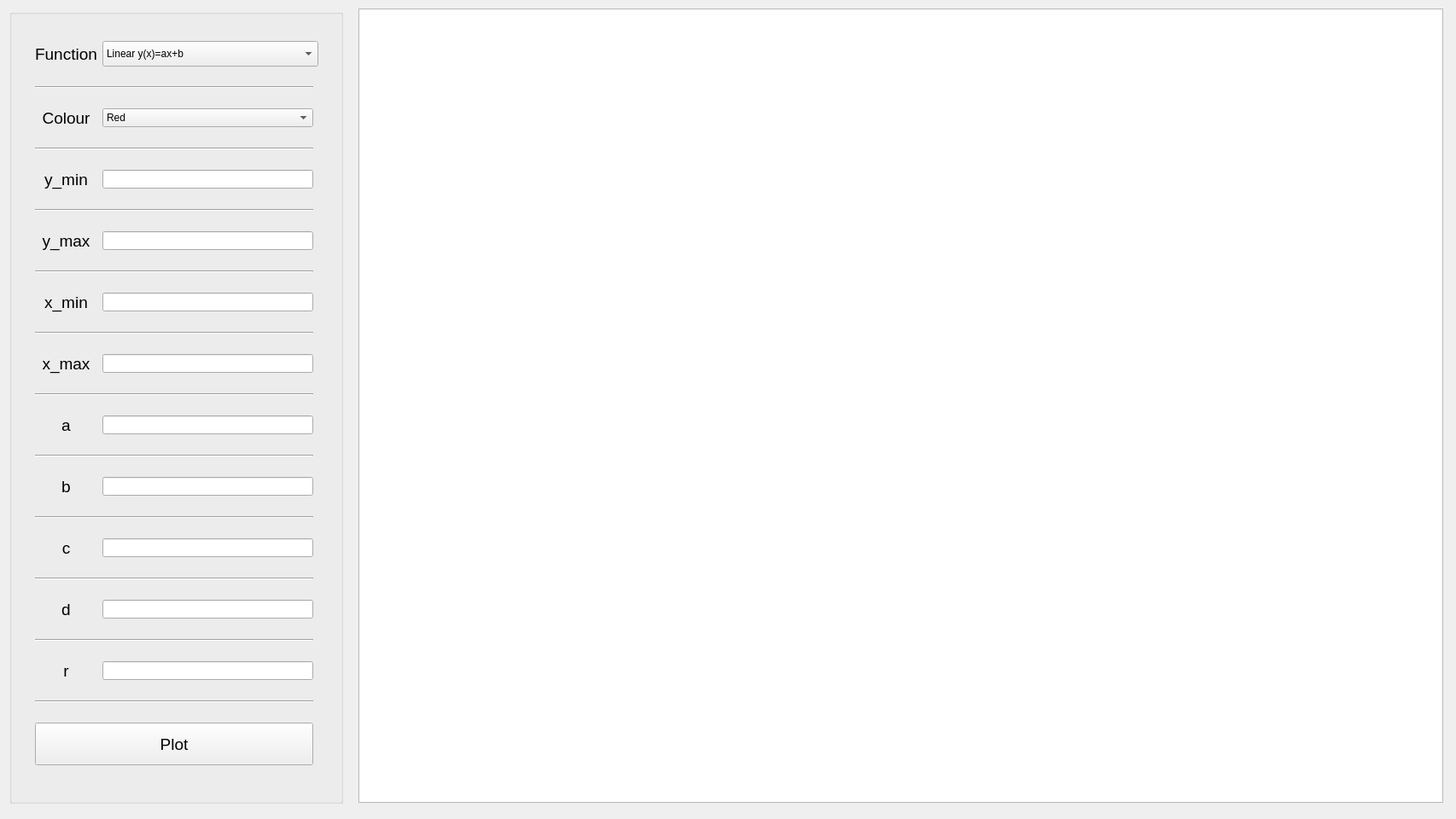
<?xml version="1.0" encoding="UTF-8"?>
<ui version="4.0">
 <class>Widget</class>
 <widget class="QWidget" name="Widget">
  <property name="geometry">
   <rect>
    <x>0</x>
    <y>0</y>
    <width>1706</width>
    <height>960</height>
   </rect>
  </property>
  <property name="sizePolicy">
   <sizepolicy hsizetype="Fixed" vsizetype="Fixed">
    <horstretch>0</horstretch>
    <verstretch>0</verstretch>
   </sizepolicy>
  </property>
  <property name="windowTitle">
   <string>Function plotting</string>
  </property>
  <widget class="QGroupBox" name="groupBox">
   <property name="enabled">
    <bool>true</bool>
   </property>
   <property name="geometry">
    <rect>
     <x>11</x>
     <y>11</y>
     <width>391</width>
     <height>931</height>
    </rect>
   </property>
   <property name="title">
    <string notr="true"/>
   </property>
   <property name="alignment">
    <set>Qt::AlignCenter</set>
   </property>
   <property name="flat">
    <bool>false</bool>
   </property>
   <widget class="QWidget" name="gridLayoutWidget">
    <property name="geometry">
     <rect>
      <x>30</x>
      <y>20</y>
      <width>332</width>
      <height>891</height>
     </rect>
    </property>
    <layout class="QGridLayout" name="gridLayout">
     <item row="8" column="0">
      <widget class="QLabel" name="label_7">
       <property name="font">
        <font>
         <pointsize>14</pointsize>
        </font>
       </property>
       <property name="text">
        <string>x_min</string>
       </property>
       <property name="alignment">
        <set>Qt::AlignCenter</set>
       </property>
      </widget>
     </item>
     <item row="7" column="0" colspan="2">
      <widget class="Line" name="line_7">
       <property name="orientation">
        <enum>Qt::Horizontal</enum>
       </property>
      </widget>
     </item>
     <item row="11" column="0" colspan="2">
      <widget class="Line" name="line_5">
       <property name="orientation">
        <enum>Qt::Horizontal</enum>
       </property>
      </widget>
     </item>
     <item row="14" column="0">
      <widget class="QLabel" name="label_3">
       <property name="font">
        <font>
         <pointsize>14</pointsize>
        </font>
       </property>
       <property name="text">
        <string>b</string>
       </property>
       <property name="alignment">
        <set>Qt::AlignCenter</set>
       </property>
      </widget>
     </item>
     <item row="6" column="1">
      <widget class="QLineEdit" name="lineEdit_2">
       <property name="text">
        <string/>
       </property>
       <property name="alignment">
        <set>Qt::AlignCenter</set>
       </property>
      </widget>
     </item>
     <item row="3" column="0" colspan="2">
      <widget class="Line" name="line_8">
       <property name="orientation">
        <enum>Qt::Horizontal</enum>
       </property>
      </widget>
     </item>
     <item row="22" column="0" colspan="2">
      <widget class="QPushButton" name="pushButton">
       <property name="sizePolicy">
        <sizepolicy hsizetype="Minimum" vsizetype="Maximum">
         <horstretch>0</horstretch>
         <verstretch>0</verstretch>
        </sizepolicy>
       </property>
       <property name="maximumSize">
        <size>
         <width>16777215</width>
         <height>50</height>
        </size>
       </property>
       <property name="font">
        <font>
         <pointsize>14</pointsize>
        </font>
       </property>
       <property name="text">
        <string>Plot</string>
       </property>
      </widget>
     </item>
     <item row="19" column="0" colspan="2">
      <widget class="Line" name="line_2">
       <property name="orientation">
        <enum>Qt::Horizontal</enum>
       </property>
      </widget>
     </item>
     <item row="12" column="0">
      <widget class="QLabel" name="label">
       <property name="font">
        <font>
         <pointsize>14</pointsize>
        </font>
       </property>
       <property name="text">
        <string>a</string>
       </property>
       <property name="alignment">
        <set>Qt::AlignCenter</set>
       </property>
      </widget>
     </item>
     <item row="15" column="0" colspan="2">
      <widget class="Line" name="line_3">
       <property name="orientation">
        <enum>Qt::Horizontal</enum>
       </property>
      </widget>
     </item>
     <item row="20" column="1">
      <widget class="QLineEdit" name="lineEdit_17">
       <property name="alignment">
        <set>Qt::AlignCenter</set>
       </property>
      </widget>
     </item>
     <item row="0" column="0">
      <widget class="QLabel" name="label_2">
       <property name="font">
        <font>
         <pointsize>14</pointsize>
        </font>
       </property>
       <property name="text">
        <string>Function</string>
       </property>
       <property name="alignment">
        <set>Qt::AlignCenter</set>
       </property>
      </widget>
     </item>
     <item row="6" column="0">
      <widget class="QLabel" name="label_9">
       <property name="font">
        <font>
         <pointsize>14</pointsize>
        </font>
       </property>
       <property name="text">
        <string>y_max</string>
       </property>
       <property name="alignment">
        <set>Qt::AlignCenter</set>
       </property>
      </widget>
     </item>
     <item row="1" column="0" colspan="2">
      <widget class="Line" name="line_10">
       <property name="orientation">
        <enum>Qt::Horizontal</enum>
       </property>
      </widget>
     </item>
     <item row="13" column="0" colspan="2">
      <widget class="Line" name="line_4">
       <property name="orientation">
        <enum>Qt::Horizontal</enum>
       </property>
      </widget>
     </item>
     <item row="18" column="1">
      <widget class="QLineEdit" name="lineEdit_8">
       <property name="alignment">
        <set>Qt::AlignCenter</set>
       </property>
      </widget>
     </item>
     <item row="9" column="0" colspan="2">
      <widget class="Line" name="line_6">
       <property name="orientation">
        <enum>Qt::Horizontal</enum>
       </property>
      </widget>
     </item>
     <item row="16" column="1">
      <widget class="QLineEdit" name="lineEdit_7">
       <property name="alignment">
        <set>Qt::AlignCenter</set>
       </property>
      </widget>
     </item>
     <item row="0" column="1" colspan="2">
      <widget class="QComboBox" name="comboBox">
       <property name="sizePolicy">
        <sizepolicy hsizetype="Maximum" vsizetype="Maximum">
         <horstretch>0</horstretch>
         <verstretch>0</verstretch>
        </sizepolicy>
       </property>
       <property name="maximumSize">
        <size>
         <width>300</width>
         <height>30</height>
        </size>
       </property>
       <property name="font">
        <font>
         <pointsize>9</pointsize>
        </font>
       </property>
       <item>
        <property name="text">
         <string>Linear y(x)=ax+b</string>
        </property>
       </item>
       <item>
        <property name="text">
         <string>Quadratic y(x)=ax^2+bx+c</string>
        </property>
       </item>
       <item>
        <property name="text">
         <string>Cubic y(x)=ax^3+bx^2+cx+d</string>
        </property>
       </item>
       <item>
        <property name="text">
         <string>Circle x^2 + y^2 = r^2</string>
        </property>
       </item>
       <item>
        <property name="text">
         <string>Ellipse x^2/a^2 + y^2/b^2 = 1</string>
        </property>
       </item>
       <item>
        <property name="text">
         <string>Exponential e^x</string>
        </property>
       </item>
       <item>
        <property name="text">
         <string>у(x)= ax^b+sin(cx)</string>
        </property>
       </item>
      </widget>
     </item>
     <item row="17" column="0" colspan="2">
      <widget class="Line" name="line">
       <property name="orientation">
        <enum>Qt::Horizontal</enum>
       </property>
      </widget>
     </item>
     <item row="2" column="1">
      <widget class="QComboBox" name="comboBox_2">
       <item>
        <property name="text">
         <string>Red</string>
        </property>
       </item>
       <item>
        <property name="text">
         <string>Green</string>
        </property>
       </item>
       <item>
        <property name="text">
         <string>Blue</string>
        </property>
       </item>
       <item>
        <property name="text">
         <string>Cyan</string>
        </property>
       </item>
       <item>
        <property name="text">
         <string>Magenta</string>
        </property>
       </item>
       <item>
        <property name="text">
         <string>Yellow</string>
        </property>
       </item>
      </widget>
     </item>
     <item row="10" column="1">
      <widget class="QLineEdit" name="lineEdit_4">
       <property name="text">
        <string/>
       </property>
       <property name="alignment">
        <set>Qt::AlignCenter</set>
       </property>
      </widget>
     </item>
     <item row="4" column="0">
      <widget class="QLabel" name="label_8">
       <property name="font">
        <font>
         <pointsize>14</pointsize>
        </font>
       </property>
       <property name="text">
        <string>y_min</string>
       </property>
       <property name="alignment">
        <set>Qt::AlignCenter</set>
       </property>
      </widget>
     </item>
     <item row="5" column="0" colspan="2">
      <widget class="Line" name="line_9">
       <property name="orientation">
        <enum>Qt::Horizontal</enum>
       </property>
      </widget>
     </item>
     <item row="16" column="0">
      <widget class="QLabel" name="label_4">
       <property name="font">
        <font>
         <pointsize>14</pointsize>
        </font>
       </property>
       <property name="text">
        <string>c</string>
       </property>
       <property name="alignment">
        <set>Qt::AlignCenter</set>
       </property>
      </widget>
     </item>
     <item row="12" column="1">
      <widget class="QLineEdit" name="lineEdit_5">
       <property name="text">
        <string/>
       </property>
       <property name="alignment">
        <set>Qt::AlignCenter</set>
       </property>
      </widget>
     </item>
     <item row="4" column="1">
      <widget class="QLineEdit" name="lineEdit">
       <property name="text">
        <string/>
       </property>
       <property name="frame">
        <bool>true</bool>
       </property>
       <property name="alignment">
        <set>Qt::AlignCenter</set>
       </property>
      </widget>
     </item>
     <item row="10" column="0">
      <widget class="QLabel" name="label_6">
       <property name="font">
        <font>
         <pointsize>14</pointsize>
        </font>
       </property>
       <property name="text">
        <string>x_max</string>
       </property>
       <property name="alignment">
        <set>Qt::AlignCenter</set>
       </property>
      </widget>
     </item>
     <item row="2" column="0">
      <widget class="QLabel" name="label_10">
       <property name="font">
        <font>
         <pointsize>14</pointsize>
        </font>
       </property>
       <property name="text">
        <string>Colour</string>
       </property>
       <property name="alignment">
        <set>Qt::AlignCenter</set>
       </property>
      </widget>
     </item>
     <item row="20" column="0">
      <widget class="QLabel" name="label_20">
       <property name="font">
        <font>
         <pointsize>14</pointsize>
        </font>
       </property>
       <property name="text">
        <string>r</string>
       </property>
       <property name="alignment">
        <set>Qt::AlignCenter</set>
       </property>
      </widget>
     </item>
     <item row="18" column="0">
      <widget class="QLabel" name="label_5">
       <property name="font">
        <font>
         <pointsize>14</pointsize>
        </font>
       </property>
       <property name="text">
        <string>d</string>
       </property>
       <property name="alignment">
        <set>Qt::AlignCenter</set>
       </property>
      </widget>
     </item>
     <item row="21" column="0" colspan="2">
      <widget class="Line" name="line_11">
       <property name="orientation">
        <enum>Qt::Horizontal</enum>
       </property>
      </widget>
     </item>
     <item row="8" column="1">
      <widget class="QLineEdit" name="lineEdit_3">
       <property name="text">
        <string/>
       </property>
       <property name="alignment">
        <set>Qt::AlignCenter</set>
       </property>
      </widget>
     </item>
     <item row="14" column="1">
      <widget class="QLineEdit" name="lineEdit_6">
       <property name="text">
        <string/>
       </property>
       <property name="alignment">
        <set>Qt::AlignCenter</set>
       </property>
      </widget>
     </item>
    </layout>
   </widget>
  </widget>
  <widget class="QGraphicsView" name="graphicsView">
   <property name="geometry">
    <rect>
     <x>420</x>
     <y>10</y>
     <width>1271</width>
     <height>931</height>
    </rect>
   </property>
  </widget>
 </widget>
 <resources/>
 <connections/>
</ui>
